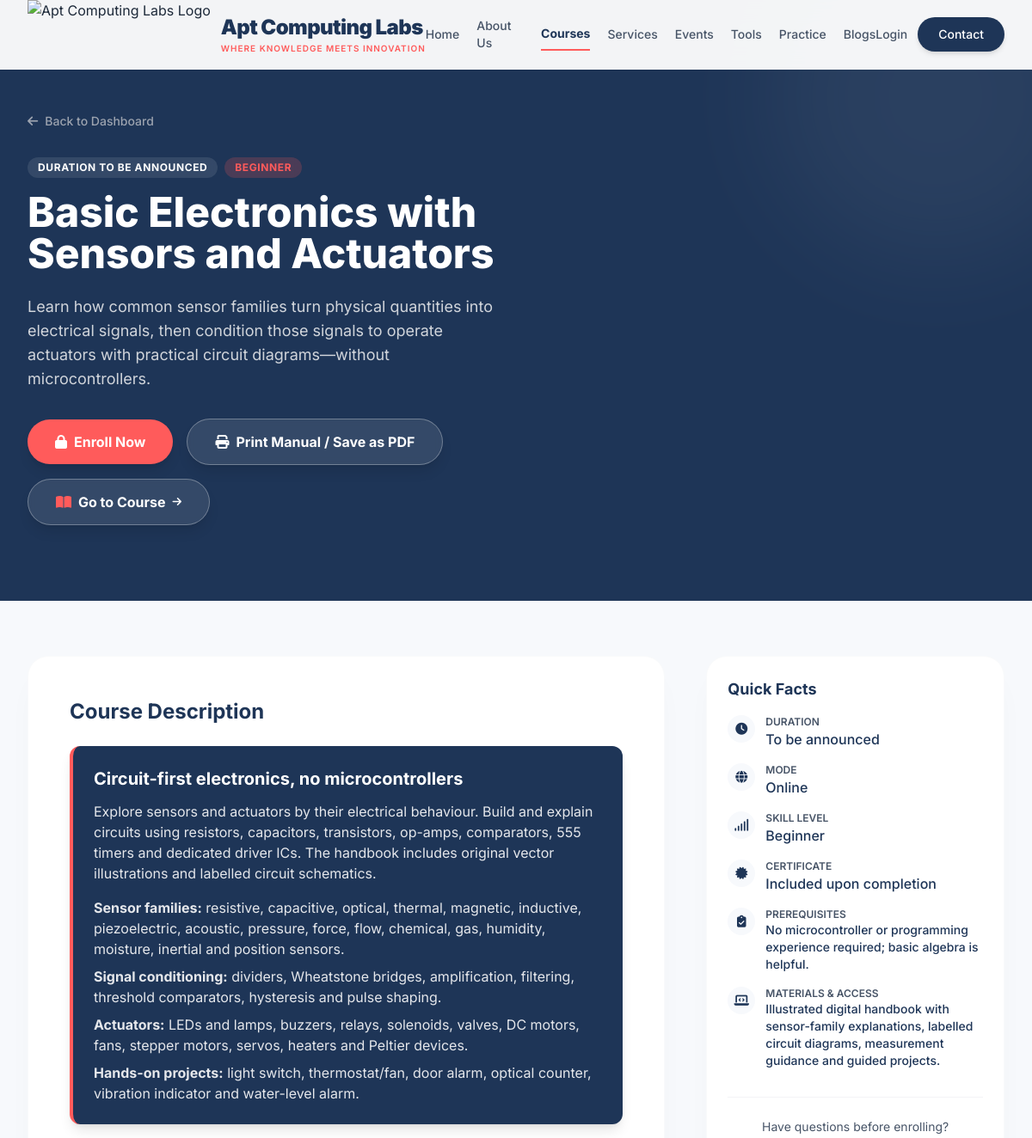
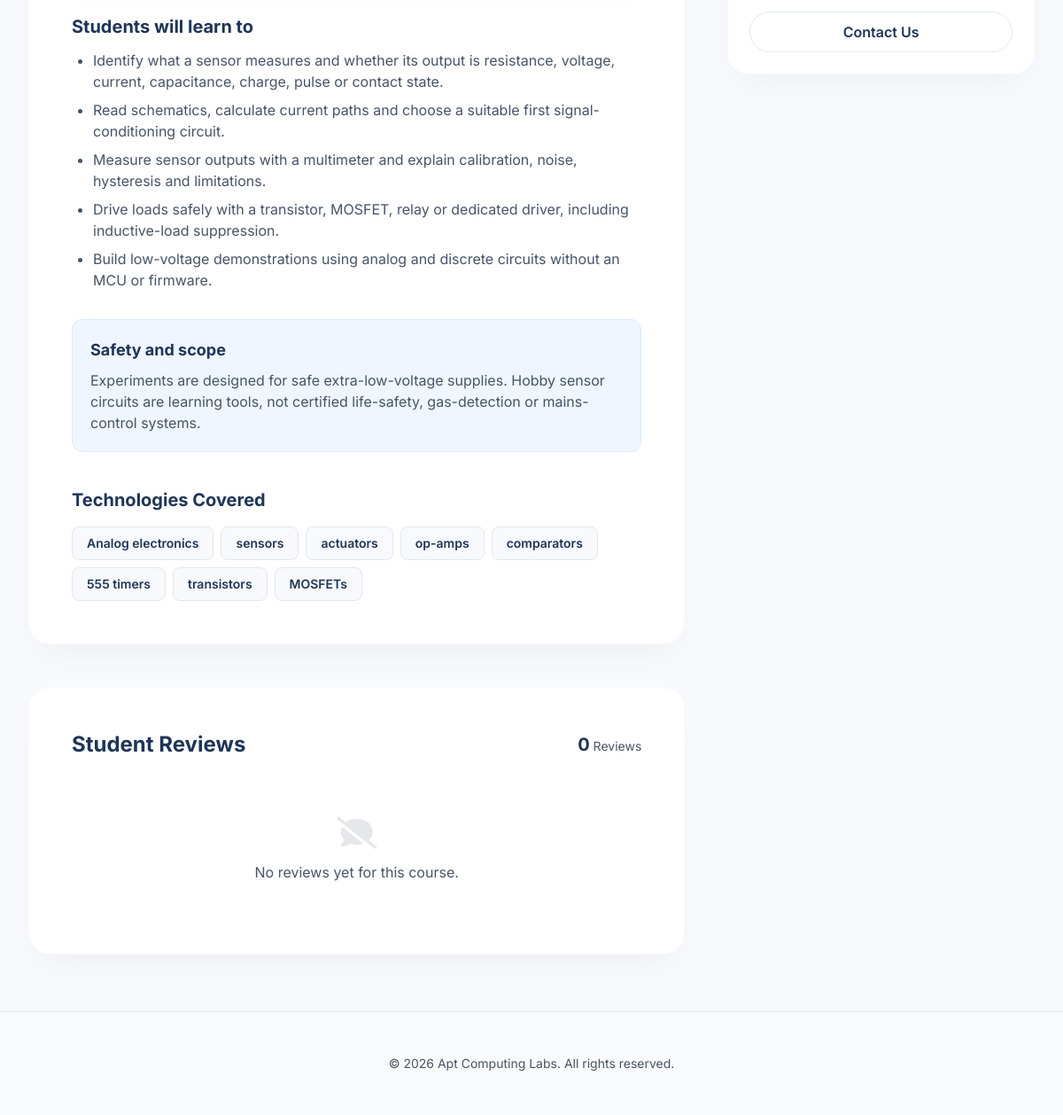
Page /courses/basic-electronics-sensors-actuators/ on the committed database (2 pictures, top to bottom).
### courses/models.py (models this page shows, shortened)
class Course(models.Model):
    title = models.CharField(max_length=200)
    slug = models.SlugField(max_length=200, unique=True)
    short_description = models.CharField(max_length=500, blank=True)
    description = models.TextField(blank=True)
    duration_weeks = models.PositiveIntegerField(default=0)
    duration_hours = models.PositiveIntegerField(default=0)
    skill_level = models.CharField(max_length=50, blank=True)
    technologies = models.CharField(max_length=200, blank=True, help_text="Comma separated list, e.g., 'Rust, Linux'")
    image = models.URLField(blank=True, null=True)
    fee = models.CharField(max_length=100, blank=True, help_text="e.g., '7000/- + GST'")
    timing = models.CharField(max_length=200, blank=True, help_text="e.g., 'Weekend course, 4:00pm to 5:00pm'")
    start_date = models.CharField(max_length=100, blank=True, help_text="e.g., '12th Sep 2026'")
    trainers = models.CharField(max_length=200, blank=True, help_text="e.g., 'Kamal Kumar Mukiri'")
    recordings_info = models.CharField(max_length=300, blank=True)
    materials_info = models.CharField(max_length=300, blank=True)
    prerequisites = models.CharField(max_length=300, blank=True)
    training_mode = models.CharField(max_length=100, blank=True, help_text="e.g., 'Online'")

### courses/views.py (the view)
# urls.py: path('<slug:slug>/', views.CourseDetailView.as_view(), name='detail'),
class CourseDetailView(DetailView):
    model = Course
    template_name = 'courses/detail.html'
    context_object_name = 'course'

### courses/templatetags/course_tags.py (called while the page is built)
@register.filter
def split_comma(value):
    if not value:
        return []
    return [item.strip() for item in value.split(',')]

### templates/courses/detail.html (shortened to what this page needs)
{% extends 'tailwind_base.html' %}
{% load static course_tags %}
{% block content %}
    <div class="course-manual-header pt-32 pb-16 bg-brand-navy text-white relative overflow-hidden">
        <div class="absolute top-0 right-0 -mr-20 -mt-20 w-96 h-96 rounded-full bg-white opacity-5 blur-3xl course-print-hide"></div>
        <div class="max-w-7xl mx-auto px-4 sm:px-6 lg:px-8 relative z-10">
            <a href="{% url 'courses:list' %}" class="course-print-hide inline-flex items-center text-gray-400 hover:text-white transition-colors mb-8 text-sm font-medium">
                <i class="fas fa-arrow-left mr-2"></i> Back to Dashboard
            </a>
            <div class="grid lg:grid-cols-2 gap-12 items-center">
                <div>
                    <div class="flex flex-wrap gap-2 mb-4">
                        <span class="px-3 py-1 bg-white/10 rounded-full text-xs font-bold text-white uppercase tracking-wider backdrop-blur-sm">
                            {% if course.duration_weeks %}{{ course.duration_weeks }} WEEKS{% elif course.duration_hours %}{{ course.duration_hours }} HOURS{% else %}DURATION TO BE ANNOUNCED{% endif %}
                        </span>
                        {% if course.skill_level %}
                        <span class="px-3 py-1 bg-brand-coral/20 text-brand-coral rounded-full text-xs font-bold uppercase tracking-wider backdrop-blur-sm">
                            {{ course.skill_level }}
                        </span>
                        {% endif %}
                    </div>
                    <h1 class="text-4xl md:text-5xl font-extrabold mb-6 leading-tight">{{ course.title }}</h1>
                    <p class="text-lg text-gray-300 mb-8 max-w-xl">
                        {{ course.short_description|default:course.description|truncatewords:40 }}
                    </p>
                    <div class="course-print-hide flex flex-wrap items-center gap-4 mb-6">
                        <button onclick="document.getElementById('enrollModal').classList.remove('hidden')" class="bg-brand-coral hover:bg-opacity-90 text-white px-8 py-3.5 rounded-full font-bold shadow-lg transition-transform hover:-translate-y-0.5 inline-flex items-center">
                            <i class="fas fa-lock mr-2"></i> Enroll Now
                        </button>
                        <button type="button" onclick="window.print()" class="bg-white/10 hover:bg-white/20 text-white border border-white/30 px-8 py-3.5 rounded-full font-bold shadow-lg transition-transform hover:-translate-y-0.5 inline-flex items-center backdrop-blur-sm">
                            <i class="fas fa-print mr-2" aria-hidden="true"></i> Print Manual / Save as PDF
                        </button>
                        {% if course.slug == 'basic-electronics-sensors-actuators' %}
                        <a href="{% url 'courses:electronics_sensors_book_index' %}" target="_blank" rel="noopener noreferrer" class="bg-white/10 hover:bg-white/20 text-white border border-white/30 px-8 py-3.5 rounded-full font-bold shadow-lg transition-transform hover:-translate-y-0.5 inline-flex items-center backdrop-blur-sm group">
                            <i class="fas fa-book-open mr-2 text-brand-coral"></i> Go to Course <i class="fas fa-arrow-right ml-2 text-xs transform group-hover:translate-x-1 transition-transform"></i>
                        </a>
                        {% endif %}
                    </div>
                </div>
            </div>
        </div>
    </div>
    <div class="course-manual-content py-16 max-w-7xl mx-auto px-4 sm:px-6 lg:px-8">
        <div class="grid lg:grid-cols-3 gap-12">
            <div class="lg:col-span-2">
                <div class="bg-white rounded-3xl p-8 md:p-12 shadow-premium border border-gray-50 mb-12">
                    <h2 class="text-2xl font-bold text-brand-navy mb-6">Course Description</h2>
                    <div class="prose prose-lg text-brand-textSecondary max-w-none">
                        {{ course.description|safe }}
                    </div>
                    {% if course.technologies %}
                    <h3 class="text-xl font-bold text-brand-navy mt-10 mb-4">Technologies Covered</h3>
                    <div class="flex flex-wrap gap-2">
                        {% for tech in course.technologies|split_comma %}
                        <span class="px-4 py-2 bg-brand-light text-brand-navy font-semibold text-sm rounded-lg border border-gray-200">
                            {{ tech }}
                        </span>
                        {% endfor %}
                    </div>
                    {% endif %}
                </div>
                <div class="bg-white rounded-3xl p-8 md:p-12 shadow-premium border border-gray-50" id="reviews">
                    <div class="flex justify-between items-center mb-8">
                        <h2 class="text-2xl font-bold text-brand-navy">Student Reviews</h2>
                        <div class="text-brand-textSecondary text-sm">
                            <span class="font-bold text-brand-navy text-xl">{{ course.reviews.count }}</span> Reviews
                        </div>
                    </div>
                    <div class="space-y-8">
                        {% for review in course.reviews.all %}
                        <div class="border-b border-gray-100 last:border-0 pb-8 last:pb-0">
                            <div class="flex items-center justify-between mb-4">
                                <div class="flex items-center gap-4">
                                    <div class="w-10 h-10 rounded-full bg-brand-navy text-white flex items-center justify-center font-bold">
                                        {{ review.reviewer_name|make_list|first|upper }}
                                    </div>
                                    <div>
                                        <h4 class="font-bold text-brand-navy">{{ review.reviewer_name }}</h4>
                                        <p class="text-xs text-brand-textSecondary">{{ review.created_at|date:"F j, Y" }}</p>
                                    </div>
                                </div>
                                <div class="flex text-yellow-400 text-sm">
                                    <i class="fas fa-star"></i><i class="fas fa-star"></i><i class="fas fa-star"></i><i class="fas fa-star"></i><i class="fas fa-star"></i>
                                </div>
                            </div>
                            <p class="text-brand-textSecondary italic">"{{ review.comment }}"</p>
                        </div>
                        {% empty %}
                        <div class="text-center py-8">
                            <i class="fas fa-comment-slash text-4xl text-gray-200 mb-3"></i>
                            <p class="text-brand-textSecondary">No reviews yet for this course.</p>
                        </div>
                        {% endfor %}
                    </div>
                </div>
            </div>
            <div class="lg:col-span-1">
                <div class="bg-white rounded-3xl p-6 shadow-premium border border-gray-50 sticky top-28">
                    <h3 class="font-bold text-brand-navy mb-4 text-lg">Quick Facts</h3>
                    <ul class="space-y-4">
                        <li class="flex items-start">
                            <div class="w-8 h-8 rounded-full bg-brand-light flex items-center justify-center text-brand-navy mr-3 flex-shrink-0">
                                <i class="fas fa-clock text-sm"></i>
                            </div>
                            <div>
                                <p class="text-xs text-brand-textSecondary uppercase font-semibold">Duration</p>
                                <p class="font-medium text-brand-navy">
                                    {% if course.duration_weeks %}{{ course.duration_weeks }} Weeks{% elif course.duration_hours %}{{ course.duration_hours }} Hours{% else %}To be announced{% endif %}
                                </p>
                            </div>
                        </li>
                        {% if course.training_mode %}
                        <li class="flex items-start">
                            <div class="w-8 h-8 rounded-full bg-brand-light flex items-center justify-center text-brand-navy mr-3 flex-shrink-0">
                                <i class="fas fa-globe text-sm"></i>
                            </div>
                            <div>
                                <p class="text-xs text-brand-textSecondary uppercase font-semibold">Mode</p>
                                <p class="font-medium text-brand-navy">{{ course.training_mode }}</p>
                            </div>
                        </li>
                        {% endif %}
                        <li class="flex items-start">
                            <div class="w-8 h-8 rounded-full bg-brand-light flex items-center justify-center text-brand-navy mr-3 flex-shrink-0">
                                <i class="fas fa-signal text-sm"></i>
                            </div>
                            <div>
                                <p class="text-xs text-brand-textSecondary uppercase font-semibold">Skill Level</p>
                                <p class="font-medium text-brand-navy">{{ course.skill_level|default:"All Levels" }}</p>
                            </div>
                        </li>
                        <li class="flex items-start">
                            <div class="w-8 h-8 rounded-full bg-brand-light flex items-center justify-center text-brand-navy mr-3 flex-shrink-0">
                                <i class="fas fa-certificate text-sm"></i>
                            </div>
                            <div>
                                <p class="text-xs text-brand-textSecondary uppercase font-semibold">Certificate</p>
                                <p class="font-medium text-brand-navy">Included upon completion</p>
                            </div>
                        </li>
                        {% if course.prerequisites %}
                        <li class="flex items-start">
                            <div class="w-8 h-8 rounded-full bg-brand-light flex items-center justify-center text-brand-navy mr-3 flex-shrink-0">
                                <i class="fas fa-clipboard-check text-sm"></i>
                            </div>
                            <div>
                                <p class="text-xs text-brand-textSecondary uppercase font-semibold">Prerequisites</p>
                                <p class="text-sm font-medium text-brand-navy">{{ course.prerequisites }}</p>
                            </div>
                        </li>
                        {% endif %}
                        {% if course.materials_info %}
                        <li class="flex items-start">
                            <div class="w-8 h-8 rounded-full bg-brand-light flex items-center justify-center text-brand-navy mr-3 flex-shrink-0">
                                <i class="fas fa-laptop-code text-sm"></i>
                            </div>
                            <div>
                                <p class="text-xs text-brand-textSecondary uppercase font-semibold">Materials & Access</p>
                                <p class="text-sm font-medium text-brand-navy">{{ course.materials_info }}</p>
                            </div>
                        </li>
                        {% endif %}
                    </ul>
                    <div class="mt-8 pt-6 border-t border-gray-100">
                        <p class="text-sm text-brand-textSecondary text-center mb-4">Have questions before enrolling?</p>
                        <a href="{% url 'home' %}#contact" class="block w-full text-center py-2.5 rounded-full border border-gray-200 text-brand-navy font-semibold hover:border-brand-navy transition-colors">
                            Contact Us
                        </a>
                    </div>
                </div>
            </div>
        </div>
    </div>
{% endblock %}

### rows in the picture
Course: skill_level "BEGINNER", title "Basic Electronics with Sensors and Actuators", short_description "Learn how common sensor families turn physical quantities into electrical signals, then condition those signals to operate actuators with practical circuit diagrams—without microcontrollers.", description "Circuit-first electronics, no microcontrollers Explore sensors and actuators by their electrical behaviour. Build and explain circuits using resistors, capacitors, transistors, op-amps, comparators, 555 timers and dedicated driver ICs. The handbook includes original vector illustrations and labelled circuit schematics. Sensor families: resistive, capacitive, optical, thermal, magnetic, inductive, piezoelectric, acoustic, pressure, force, flow, chemical, gas, humidity, moisture, inertial and position sensors. Signal conditioning: dividers, Wheatstone bridges, amplification, filtering, threshold comparators, hysteresis and pulse shaping. Actuators: LEDs and lamps, buzzers, relays, solenoids,…", reviews.count "0", training_mode "Online", skill_level "Beginner", prerequisites "No microcontroller or programming experience required; basic algebra is helpful.", materials_info "Illustrated digital handbook with sensor-family explanations, labelled circuit diagrams, measurement guidance and guided projects."

### other values in the picture
{{ tech }} "Analog electronics" "sensors" "actuators" "op-amps" "comparators" "555 timers" "transistors" "MOSFETs"
